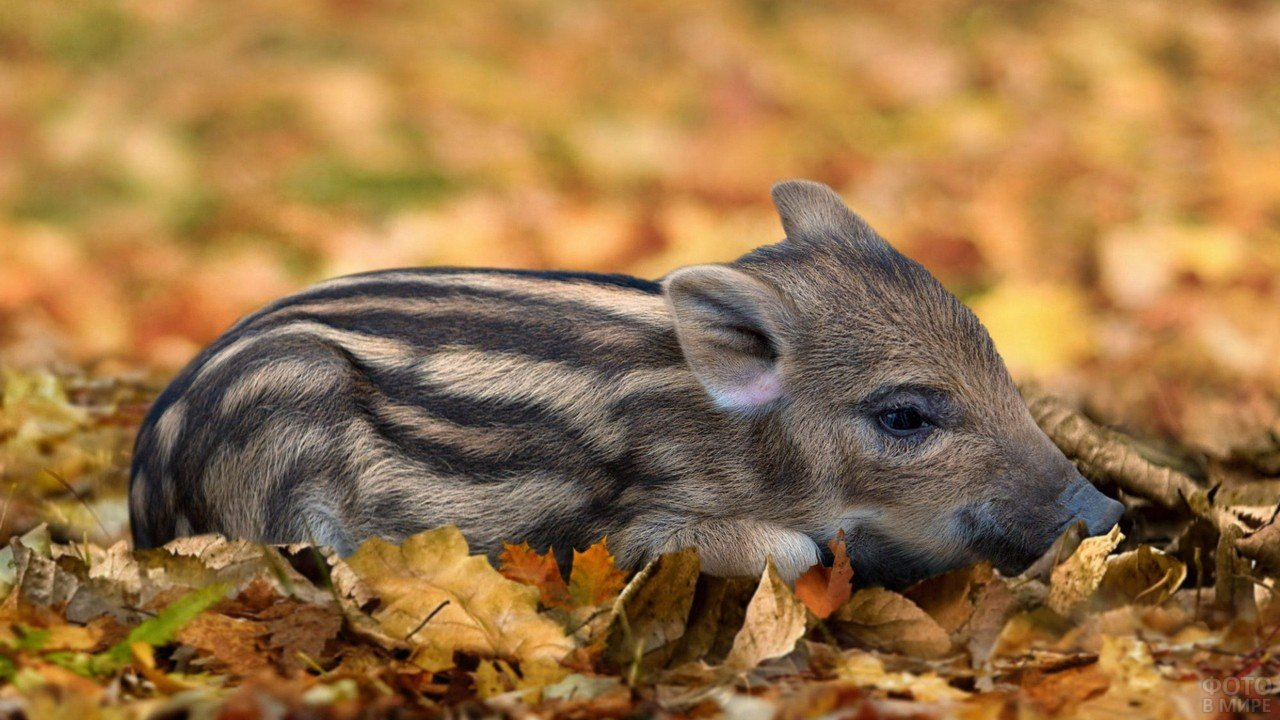
#> input picture group 412/lab2/Artemuk_Oleksandr/kaban1.jpg, 1280 x 720 px
$ jupyter execute --allow-errors lab.ipynb
#> lines starting #> are read from the running program, lines starting #| are printed output that depends on the picture
[cell 1]
#!pip install opencv-python
#!pip install opencv-contrib-python

[cell 2]
# !pip install scipy

[cell 3]
import math
import cv2 as cv
import matplotlib.pyplot as plt

def show_img(img):
    plt.figure(figsize=(15, 10))
    plt.axis('off')
    plt.imshow(img)

    plt.show()

[cell 4]
img1 = cv.imread("kaban1.jpg")
#> img1 is the input picture: shape (720, 1280, 3); mean B, G, R 71, 116.3, 153.8
img1 = cv.cvtColor(img1, cv.COLOR_BGR2RGB)
show_img(img1)

[cell 5]
img2 = cv.imread("kaban2.jpg")
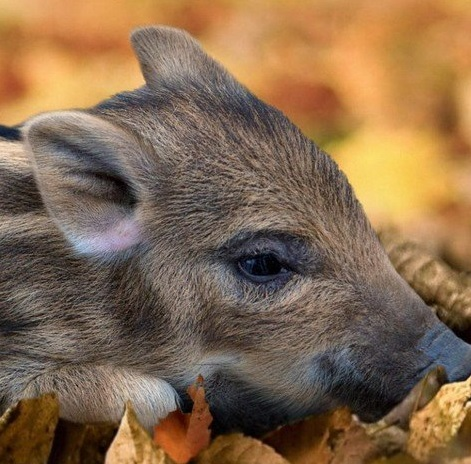
#> input picture group 412/lab2/Artemuk_Oleksandr/kaban2.jpg, 471 x 464 px
#> img2 is the input picture: shape (464, 471, 3); mean B, G, R 78.4, 106.3, 134.3
img2 = cv.cvtColor(img2, cv.COLOR_BGR2RGB)
show_img(img2)

[cell 6]
from scipy.spatial.distance import cityblock

def own_matcher(img1, img2):
    sift = cv.xfeatures2d.SIFT_create()
    kp1, des1 = sift.detectAndCompute(img1,None)
    kp2, des2 = sift.detectAndCompute(img2,None)

    matches = []
    for i, d1 in enumerate(des1):
        for j, d2 in enumerate(des2):
            matches.append(cv.DMatch(_distance=float(cityblock(d1, d2)), _imgIdx=0, _queryIdx=i, _trainIdx=j))

    matches = sorted(matches, key=lambda x: x.distance)

    result = cv.drawMatches(img1, kp1, img2, kp2, matches[:15], None, matchColor=(0,255,0), matchesThickness=3, flags=cv.DrawMatchesFlags_NOT_DRAW_SINGLE_POINTS)

    show_img(result)

[cell 7]
def bf(img1, img2):
    sift = cv.xfeatures2d.SIFT_create()
    kp1, des1 = sift.detectAndCompute(img1,None)
#> kp1 = 4158 keypoints; strongest (x, y, size): (1253, 563, 3), (1153, 550, 4.2), (1121, 536, 4.4), (1268, 581, 5.5)
    kp2, des2 = sift.detectAndCompute(img2,None)
#> kp2 = 1248 keypoints; strongest (x, y, size): (11, 134, 11.6), (355, 418, 4), (464, 378, 4.3), (152, 394, 26.9)

    bf = cv.BFMatcher(cv.NORM_L1, crossCheck=True)

    matches = bf.match(des1, des2)
#> matches = 1070 matches

    matches = sorted(matches, key=lambda x: x.distance)

    result = cv.drawMatches(img1, kp1, img2, kp2, matches[:15], None, matchColor=(0,255,0), matchesThickness=3, flags=cv.DrawMatchesFlags_NOT_DRAW_SINGLE_POINTS)
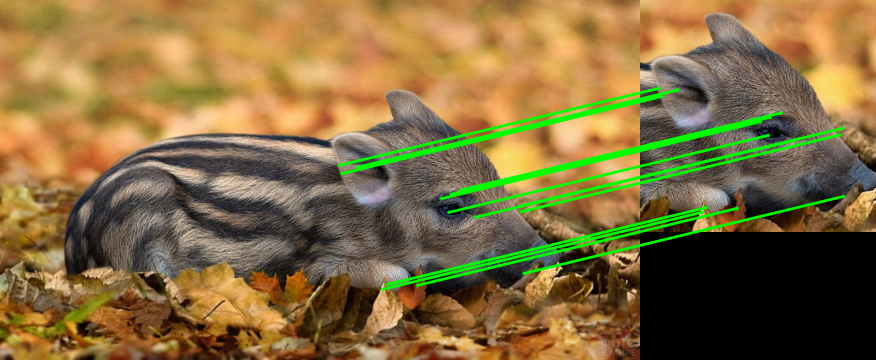
#> result: shape (720, 1751, 3) (shown at 1/2 size); mean R, G, B 131.2, 109.2, 62.9

    show_img(result)

[cell 8]
bf(img1,img2)

#> (a cell that did not finish here is left out)

[cell 10]
rotated_img_2 = cv.rotate(img2, cv.ROTATE_90_CLOCKWISE)
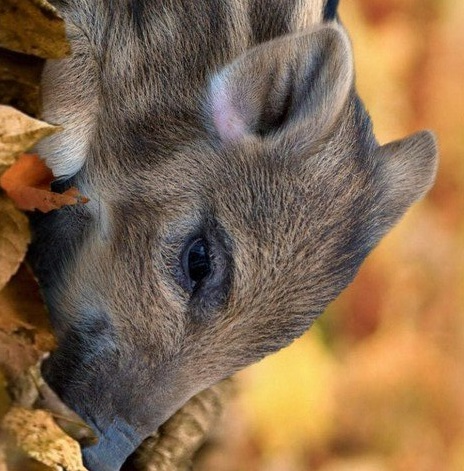
#> rotated_img_2: shape (471, 464, 3); mean R, G, B 134.3, 106.3, 78.4
